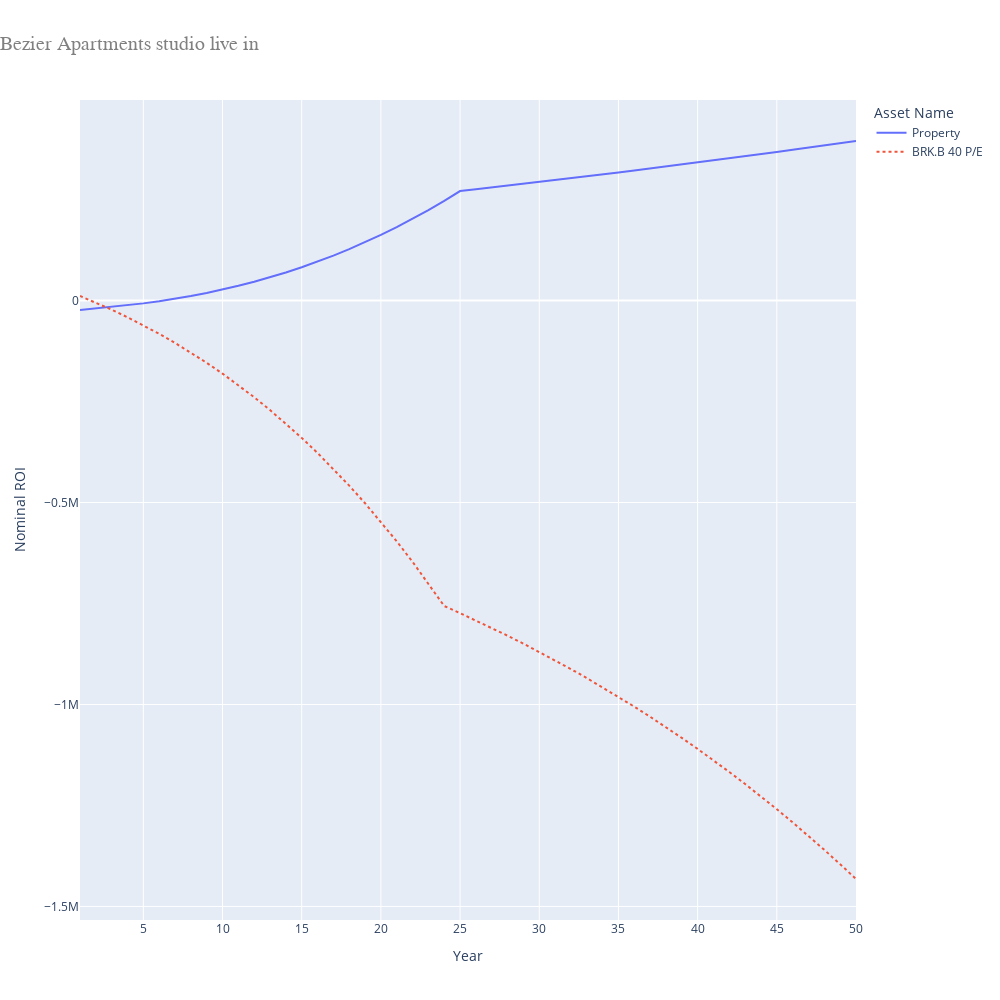

The cell this chart's notebook holds for it:
### Code cell
# Bezier Apartments studio live in (with rent inflation)
property_price = 475000

repayment_mortgage = RepaymentMortgage(
    property_price * 0.75,
    25,
    FIXED_INTEREST_RATE
)

asset_name = "Property"
asset_dictionary[asset_name] = LeaseholdProperty(
    False,
    property_price,
    monthly_gross_rental=0,
    rental_tax=0,
    months_occupied_out_of_12=8,
    agency_percentage=LIXING_AGENCY_PERCENTAGE,
    annual_service_charge=7 * 456,
    annual_ground_rent=600,
    mortgage=repayment_mortgage
)

opportunity_cost_property = asset_dictionary[asset_name]

yearly_principle_repayments = []
previous_year = opportunity_cost_property.mortgage.total_principle_paid(1)
yearly_principle_repayments.append(previous_year)

original_cost_of_renting_alone = cost_of_renting_alone
rent_inflation = 0.03

for year in range(2, 25):
    current_year = opportunity_cost_property.mortgage.total_principle_paid(year)
    yearly_principle_repayments.append(
        current_year - previous_year - cost_of_renting_alone * 12
    )
    cost_of_renting_alone *= 1 + rent_inflation
    previous_year = current_year

cost_of_renting_alone = original_cost_of_renting_alone

print(yearly_principle_repayments)

asset_dictionary["BRK.B 40 P/E"] = HLStock(
    opportunity_cost_property.property_value * 0.25,
    stock_price_to_earnings,
    yearly_principle_repayments
)

(headers, table, graph_source) = generate_header_table_and_graph_source(
    asset_dictionary
)

fig = px.line(
    graph_source,
    x='Year',
    y='Nominal ROI',
    color='Asset Name',
    line_dash='Asset Name',
    title='Bezier Apartments studio live in',
    width=1000,
    height=1000
)

fig.update_layout(
    title_font_size=20,
    title_font_family='Courier',
    title_font_color='gray',
    title_x=0
)

fig.show()

### Figure 1 — Plotly figure (JSON) as saved in the notebook; plotly's stock layout.template omitted (floating-point values rounded to 4 significant figures)
{"data": [{"hovertemplate": "Asset Name=Property<br>Year=%{x}<br>Nominal ROI=%{y}<extra></extra>", "legendgroup": "Property", "line": {"color": "#636efa", "dash": "solid"}, "marker": {"symbol": "circle"}, "mode": "lines", "name": "Property", "orientation": "v", "showlegend": true, "type": "scatter", "x": [1, 2, 3, 4, 5, 6, 7, 8, 9, 10, 11, 12, 13, 14, 15, 16, 17, 18, 19, 20, 21, 22, 23, 24, 25, 26, 27, 28, 29, 30, 31, 32, 33, 34, 35, 36, 37, 38, 39, 40, 41, 42, 43, 44, 45, 46, 47, 48, 49, 50], "xaxis": "x", "y": [-23100.0, -19230.0, -15270.0, -11400.0, -6827.0, -1527.0, 4519.0, 11340.0, 18950.0, 27380.0, 36650.0, 46800.0, 57840.0, 69800.0, 82720.0, 96630.0, 111500.0, 127500.0, 144500.0, 162700.0, 182000.0, 202500.0, 224200.0, 247100.0, 271300.0, 275700.0, 280200.0, 284600.0, 289200.0, 293700.0, 298300.0, 303000.0, 307700.0, 312400.0, 317200.0, 322100.0, 327000.0, 331900.0, 336900.0, 341900.0, 347000.0, 352200.0, 357400.0, 362600.0, 367900.0, 373300.0, 378700.0, 384100.0, 389700.0, 395200.0], "yaxis": "y"}, {"hovertemplate": "Asset Name=BRK.B 40 P/E<br>Year=%{x}<br>Nominal ROI=%{y}<extra></extra>", "legendgroup": "BRK.B 40 P/E", "line": {"color": "#EF553B", "dash": "dot"}, "marker": {"symbol": "circle"}, "mode": "lines", "name": "BRK.B 40 P/E", "orientation": "v", "showlegend": true, "type": "scatter", "x": [1, 2, 3, 4, 5, 6, 7, 8, 9, 10, 11, 12, 13, 14, 15, 16, 17, 18, 19, 20, 21, 22, 23, 24, 25, 26, 27, 28, 29, 30, 31, 32, 33, 34, 35, 36, 37, 38, 39, 40, 41, 42, 43, 44, 45, 46, 47, 48, 49, 50], "xaxis": "x", "y": [11410.0, -4998.0, -22520.0, -41200.0, -61090.0, -82260.0, -104800.0, -128600.0, -153900.0, -180800.0, -209200.0, -239200.0, -271000.0, -304500.0, -339900.0, -377300.0, -416600.0, -458100.0, -501700.0, -547700.0, -596000.0, -646800.0, -700200.0, -756300.0, -773800.0, -791900.0, -810500.0, -829700.0, -849500.0, -869800.0, -890800.0, -912400.0, -934600.0, -957500.0, -981100.0, -1005000.0, -1030000.0, -1056000.0, -1083000.0, -1110000.0, -1138000.0, -1167000.0, -1197000.0, -1228000.0, -1259000.0, -1292000.0, -1325000.0, -1360000.0, -1395000.0, -1432000.0], "yaxis": "y"}], "layout": {"height": 1000, "legend": {"title": {"text": "Asset Name"}, "tracegroupgap": 0}, "title": {"font": {"color": "gray", "family": "Courier", "size": 20}, "text": "Bezier Apartments studio live in", "x": 0}, "width": 1000, "xaxis": {"anchor": "y", "domain": [0, 1], "title": {"text": "Year"}}, "yaxis": {"anchor": "x", "domain": [0, 1], "title": {"text": "Nominal ROI"}}}}
